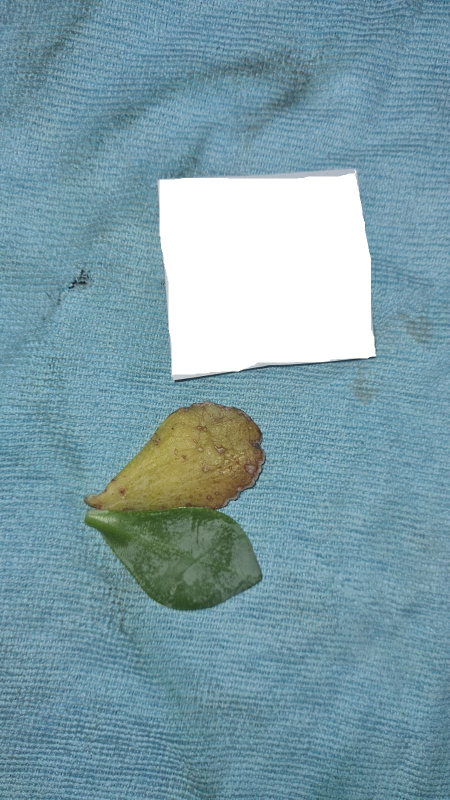
#> input picture Code/HyacinthScan/sections/RealImage1.jpg, 899 x 1599 px (shown at 1/2 size)
$ python -i NewData.py   (imports and definitions only)
#> lines starting #> are read from the running program, lines starting #| are printed output that depends on the picture; after the words box and inside, x2 and y2 are one past the last pixel; in counts of white or black regions, pixels touching at a corner belong together
def scar_counting(image_path):
    import cv2
    import numpy as np

    # Load the image
    image = cv2.imread(image_path)

    if image is None:
        print("Error: Image not found!")
        return None

    # Convert the image to HSV color space
    image_hsv = cv2.cvtColor(image, cv2.COLOR_BGR2HSV)

    # Define HSV color range for green color of the leaf
    lower_green = np.array([35, 50, 50], dtype=np.uint8)  # Lower bound for green hues
    upper_green = np.array([85, 255, 255], dtype=np.uint8)  # Upper bound for green hues

    # Create a mask for the green regions
    green_mask = cv2.inRange(image_hsv, lower_green, upper_green)

    # Find contours in the green mask
    contours, _ = cv2.findContours(green_mask, cv2.RETR_EXTERNAL, cv2.CHAIN_APPROX_SIMPLE)

    # Select the largest contour (assuming it's the main leaf area)
    if len(contours) == 0:
        print("No leaf contour found!")
        return None

    main_contour = max(contours, key=cv2.contourArea)

    # Create a blank mask for the main leaf
    leaf_mask = np.zeros_like(green_mask)
    cv2.drawContours(leaf_mask, [main_contour], -1, 255, thickness=cv2.FILLED)

    # Detect gaps by finding areas within the leaf mask that are not filled
    gaps_mask = cv2.bitwise_and(cv2.bitwise_not(green_mask), leaf_mask)

    # Find contours for gaps
    gap_contours, _ = cv2.findContours(gaps_mask, cv2.RETR_EXTERNAL, cv2.CHAIN_APPROX_SIMPLE)

    # Initialize the gap counter
    scar_count = 0

    # Minimum area threshold for a gap (in pixels)
    min_gap_area = 100  # Adjust this value as needed

    # Draw the gaps on the original image
    image_with_gaps = image.copy()

    for contour in gap_contours:
        area = cv2.contourArea(contour)
        if area > min_gap_area:  # Only count gaps above the area threshold
            scar_count += 1
            cv2.drawContours(image_with_gaps, [contour], -1, (0, 0, 255), 2)  # Highlight gap in red

    # Saves Images
    fileFirstCut = image_path.rfind("/") + 1
    fileSecondCut = image_path.rfind(".")
    captionName = image_path[fileFirstCut:fileSecondCut]
    cv2.imwrite(f"./assets/output/images/ContourScan_{captionName}.jpg",image_with_gaps)

    # [7 lines of commented-out code are left out]

    return scar_count

def process_image(image_path):
#> called with image_path = 'RealImage1.jpg'
    import cv2
    import numpy as np

    # Load the image
    frame = cv2.imread(image_path)
#> frame is the input picture: shape (1599, 899, 3); mean B, G, R 167.6, 157.3, 124
    if frame is None:
        return None

    # Convert the BGR color space of the image to HSV color space
    hsv = cv2.cvtColor(frame, cv2.COLOR_BGR2HSV)
#> hsv: shape (1599, 899, 3); mean H, S, V 84.5, 79.3, 170.9

    # Detect the white cube for pixel-to-cm ratio
    lower_white = np.array([0, 0, 200])  # Lower bound for white
    upper_white = np.array([180, 55, 255])  # Upper bound for white
    cube_mask = cv2.inRange(hsv, lower_white, upper_white)
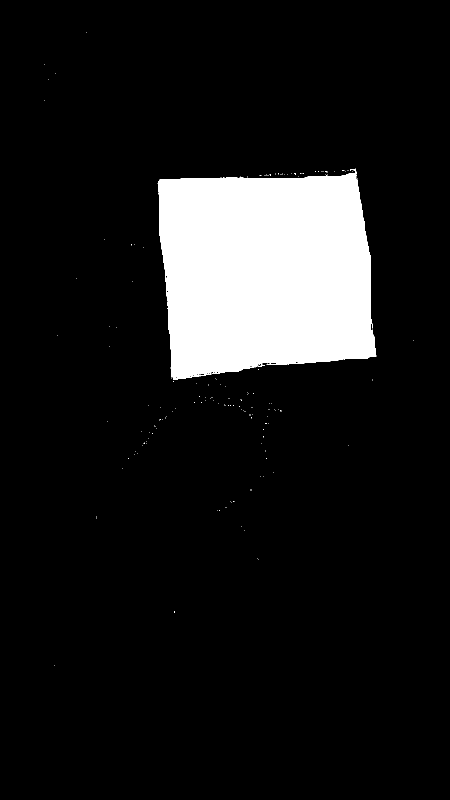
#> cube_mask: shape (1599, 899) (shown at 1/2 size); 10.7% white; 152 white regions (151 under 20 px)
    contours, _ = cv2.findContours(cube_mask, cv2.RETR_EXTERNAL, cv2.CHAIN_APPROX_SIMPLE)
#> contours = 152 contours, 151 with area under 20; largest, box (x1, y1, x2, y2) and area: (315, 337, 753, 760) 153299

    if len(contours) == 0:
        return None  # Return None if no cube found for calibration

    # Assuming the largest white contour is the cube
    cube_contour = max(contours, key=cv2.contourArea)
#> cube_contour = contour of 429 points, box (x1, y1, x2, y2) (315, 337, 753, 760), area 153299
    x, y, w, h = cv2.boundingRect(cube_contour)
#> x = 315; y = 337; w = 438; h = 423

    if w == 0 or h == 0:
        return None

    # Pixel-to-cm ratio calculation
    cube_size_in_pixels = max(w, h)  # Taking the larger side
#> cube_size_in_pixels = 438
    pixel_to_cm_ratio = cube_size_in_pixels / 5.0  # 5 cm cube
#> pixel_to_cm_ratio = 87.6

    # Define color ranges for healthy and scar areas
    lower_Healthy = np.array([40, 100, 60])
    upper_Healthy = np.array([80, 255, 180])
    lower_Unhealthy = np.array([15, 100, 100])
    upper_Unhealthy = np.array([35, 255, 255])
    lower_Scar = np.array([0, 50, 50])
    upper_Scar = np.array([20, 150, 200])

    # Masks for healthy (green), unhealthy (yellow), and scar (brown)
    green_mask = cv2.inRange(hsv, lower_Healthy, upper_Healthy)
#> green_mask: shape (1599, 899); 0.68% white; 127 white regions (107 under 20 px), largest, box (x1, y1, x2, y2) and area: (171, 1015, 470, 1093) 7990, (337, 1186, 397, 1220) 888, (285, 1088, 299, 1101) 73
    yellow_mask = cv2.inRange(hsv, lower_Unhealthy, upper_Unhealthy)
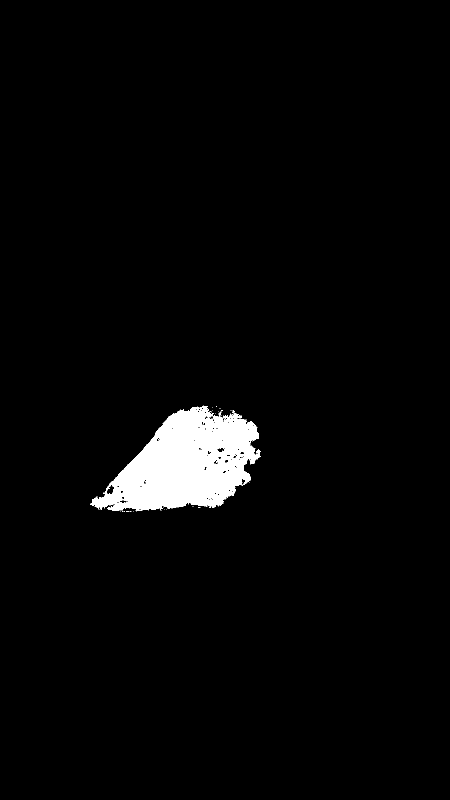
#> yellow_mask: shape (1599, 899) (shown at 1/2 size); 2.9% white; 38 white regions (37 under 20 px), largest, box (x1, y1, x2, y2) and area: (180, 811, 522, 1023) 41733
    brown_mask = cv2.inRange(hsv, lower_Scar, upper_Scar)
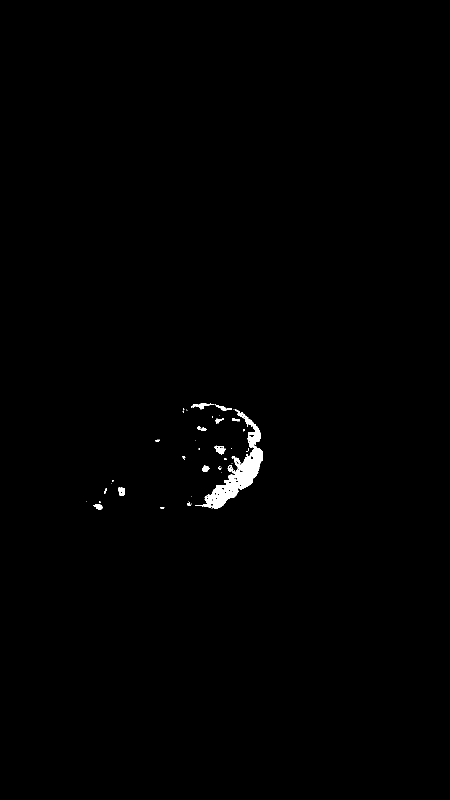
#> brown_mask: shape (1599, 899) (shown at 1/2 size); 0.54% white; 42 white regions (26 under 20 px), largest, box (x1, y1, x2, y2) and area: (390, 818, 526, 1018) 6244, (428, 891, 452, 909) 229, (382, 806, 429, 819) 226

    # Combine masks to detect the entire leaf area (including scarred regions)
    leaf_mask = cv2.bitwise_or(green_mask, brown_mask)
#> leaf_mask: shape (1599, 899); 1.2% white; 169 white regions (133 under 20 px), largest, box (x1, y1, x2, y2) and area: (171, 1015, 470, 1093) 7990, (390, 818, 526, 1018) 6244, (337, 1186, 397, 1220) 888
    leaf_mask = cv2.bitwise_or(leaf_mask, yellow_mask)
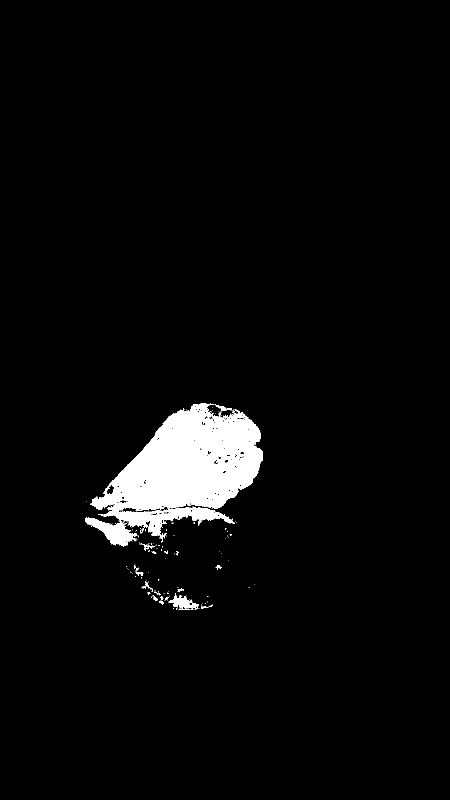
#> leaf_mask: shape (1599, 899) (shown at 1/2 size); 3.8% white; 154 white regions (132 under 20 px), largest, box (x1, y1, x2, y2) and area: (180, 806, 526, 1023) 44597, (171, 1014, 470, 1093) 8004, (337, 1186, 397, 1220) 888

    # Calculate areas in pixels
    total_leaf_pixels = cv2.countNonZero(leaf_mask)
#> total_leaf_pixels = 54647
    scar_pixels = cv2.countNonZero(brown_mask)
#> scar_pixels = 7833

    # Convert areas to cm² using the pixel-to-cm ratio
    lamina_area_cm2 = total_leaf_pixels / (pixel_to_cm_ratio ** 2)
#> lamina_area_cm2 = 7.12
    scar_area_cm2 = scar_pixels / (pixel_to_cm_ratio ** 2)
#> scar_area_cm2 = 1.02

    # Calculate damage percentage
    damage_percentage = (scar_area_cm2 / lamina_area_cm2) * 100 if lamina_area_cm2 > 0 else 0
#> damage_percentage = 14.33

    # Leaf length and width in cm
    x_leaf, y_leaf, w_leaf, h_leaf = cv2.boundingRect(leaf_mask)
#> x_leaf = 171; y_leaf = 806; w_leaf = 355; h_leaf = 414
    lamina_length_cm = h_leaf / pixel_to_cm_ratio
#> lamina_length_cm = 4.73
    lamina_width_cm = w_leaf / pixel_to_cm_ratio
#> lamina_width_cm = 4.05

    # Create and return the dictionary with the rounded values
    return {
        "lamina_area": round(lamina_area_cm2, 2),
        "lamina_length": round(lamina_length_cm, 2),
        "lamina_width": round(lamina_width_cm, 2),
        "scar_count": 0,
        "scar_area": round(scar_area_cm2, 2),
        "damagepercentage": round(damage_percentage, 2)
    }


def analyse_image(image_path):
    output = process_image(image_path)
#> output = {'lamina_area': 7.12, 'lamina_length': 4.73, 'lamina_width': 4.05, 'scar_count': 0, 'scar_area': 1.02, 'damagepercentage': 14.33}

    scar_count = scar_counting(image_path)
#> in scar_counting, `green_mask = cv2.inRange(image_hsv, lower_green, upper_green)`:
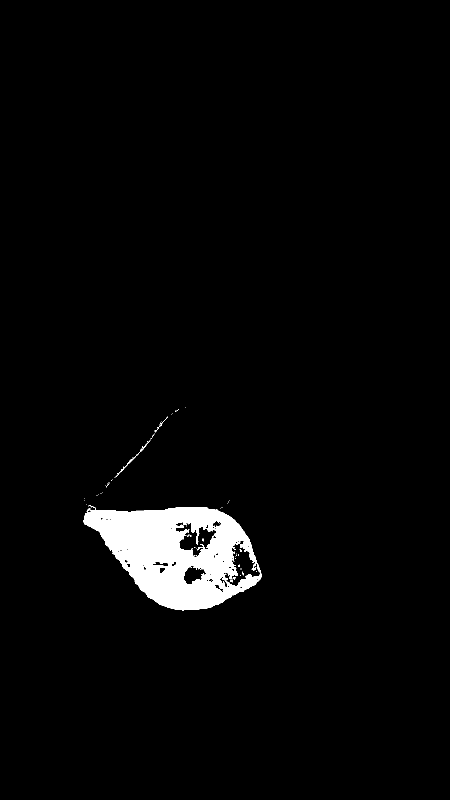
#> green_mask: shape (1599, 899) (shown at 1/2 size); 3% white; 67 white regions (62 under 20 px)
#> in scar_counting, `contours, _ = cv2.findContours(green_mask, cv2.RETR_EXTERNAL, cv2.CHAI..`: contours = 29 contours, 27 with area under 20; largest, box (x1, y1, x2, y2) and area: (167, 1010, 523, 1221) 49710, (229, 879, 302, 956) 108
#> in scar_counting, `main_contour = max(contours, key=cv2.contourArea)`: main_contour = contour of 487 points, box (x1, y1, x2, y2) (167, 1010, 523, 1221), area 49710
#> in scar_counting, `cv2.drawContours(leaf_mask, [main_contour], -1, 255, thickness=cv2.FIL..`: leaf_mask: shape (1599, 899); 3.5% white; 1 white region, box (x1, y1, x2, y2) and area: (167, 1010, 523, 1221) 50171
#> in scar_counting, `gaps_mask = cv2.bitwise_and(cv2.bitwise_not(green_mask), leaf_mask)`:
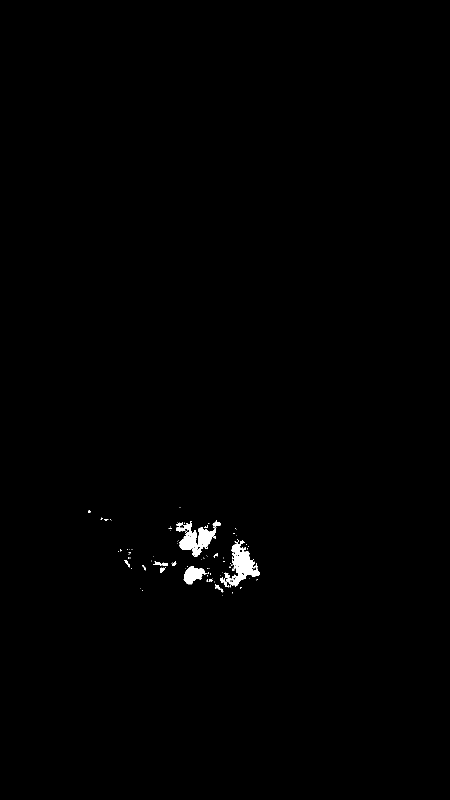
#> gaps_mask: shape (1599, 899) (shown at 1/2 size); 0.5% white; 96 white regions (81 under 20 px)
#> in scar_counting, `gap_contours, _ = cv2.findContours(gaps_mask, cv2.RETR_EXTERNAL, cv2.C..`: gap_contours = 96 contours, 85 with area under 20; largest, box (x1, y1, x2, y2) and area: (448, 1080, 520, 1173) 2516, (352, 1044, 432, 1114) 2494, (367, 1132, 415, 1169) 902, (306, 1122, 336, 1132) 110, (425, 1040, 442, 1055) 94
#> the loop in scar_counting, `for contour in gap_contours:` made 96 passes
#> area on passes 8, 13, 16, 27, 30, 37, 38, 41, 68, 84: 64, 22, 74, 60.5, 902.5, 33.5, 109.5, 38, 2516, 2494
#> after the loop in scar_counting, `for contour in gap_contours:`:
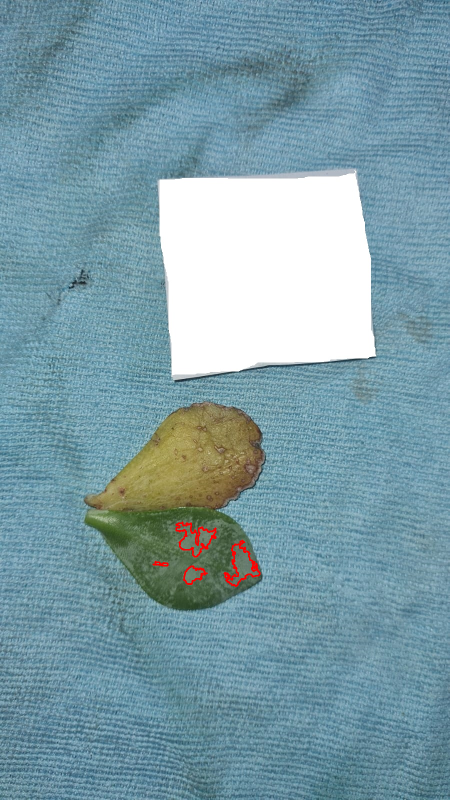
#> image_with_gaps: shape (1599, 899, 3) (shown at 1/2 size); 0.25% of pixels changed, all inside (x1, y1, x2, y2) = (305, 1043, 521, 1174)
#> after the loop in scar_counting, `for contour in gap_contours:`: scar_count = 4
#> scar_count = 4
    output["scar_count"] = scar_count

    return output

>>> result = analyse_image('RealImage1.jpg')
#> result = {'lamina_area': 7.12, 'lamina_length': 4.73, 'lamina_width': 4.05, 'scar_count': 4, 'scar_area': 1.02, 'damagepercentage': 14.33}
